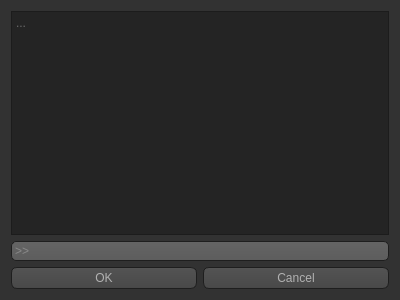
<?xml version="1.0" encoding="UTF-8"?>
<ui version="4.0">
 <class>Form</class>
 <widget class="QWidget" name="Form">
  <property name="geometry">
   <rect>
    <x>0</x>
    <y>0</y>
    <width>400</width>
    <height>300</height>
   </rect>
  </property>
  <property name="windowTitle">
   <string>Form</string>
  </property>
  <property name="styleSheet">
   <string notr="true">QToolTip
{
     border: 1px solid black;
     background-color: #ffa02f;
     padding: 1px;
     border-radius: 3px;
     opacity: 100;
}

QWidget
{
    color: #b1b1b1;
    background-color: #323232;
}

QWidget:item:hover
{
    background-color: QLinearGradient( x1: 0, y1: 0, x2: 0, y2: 1, stop: 0 #ffa02f, stop: 1 #ca0619);
    color: #000000;
}

QWidget:item:selected
{
    background-color: QLinearGradient( x1: 0, y1: 0, x2: 0, y2: 1, stop: 0 #ffa02f, stop: 1 #d7801a);
}

QMenuBar::item
{
    background: transparent;
}

QMenuBar::item:selected
{
    background: transparent;
    border: 1px solid #ffaa00;
}

QMenuBar::item:pressed
{
    background: #444;
    border: 1px solid #000;
    background-color: QLinearGradient(
        x1:0, y1:0,
        x2:0, y2:1,
        stop:1 #212121,
        stop:0.4 #343434/*,
        stop:0.2 #343434,
        stop:0.1 #ffaa00*/
    );
    margin-bottom:-1px;
    padding-bottom:1px;
}

QMenu
{
    border: 1px solid #000;
}

QMenu::item
{
    padding: 2px 20px 2px 20px;
}

QMenu::item:selected
{
    color: #000000;
}

QWidget:disabled
{
    color: #404040;
    background-color: #323232;
}

QAbstractItemView
{
    background-color: QLinearGradient( x1: 0, y1: 0, x2: 0, y2: 1, stop: 0 #4d4d4d, stop: 0.1 #646464, stop: 1 #5d5d5d);
}

QWidget:focus
{
    /*border: 2px solid QLinearGradient( x1: 0, y1: 0, x2: 0, y2: 1, stop: 0 #ffa02f, stop: 1 #d7801a);*/
}

QLineEdit
{
    background-color: QLinearGradient( x1: 0, y1: 0, x2: 0, y2: 1, stop: 0 #4d4d4d, stop: 0 #646464, stop: 1 #5d5d5d);
    padding: 1px;
    border-style: solid;
    border: 1px solid #1e1e1e;
    border-radius: 5;
}

QPushButton
{
    color: #b1b1b1;
    background-color: QLinearGradient( x1: 0, y1: 0, x2: 0, y2: 1, stop: 0 #565656, stop: 0.1 #525252, stop: 0.5 #4e4e4e, stop: 0.9 #4a4a4a, stop: 1 #464646);
    border-width: 1px;
    border-color: #1e1e1e;
    border-style: solid;
    border-radius: 6;
    padding: 3px;
    font-size: 12px;
    padding-left: 5px;
    padding-right: 5px;
}

QPushButton:pressed
{
    background-color: QLinearGradient( x1: 0, y1: 0, x2: 0, y2: 1, stop: 0 #2d2d2d, stop: 0.1 #2b2b2b, stop: 0.5 #292929, stop: 0.9 #282828, stop: 1 #252525);
}

QComboBox
{
    selection-background-color: #ffaa00;
    background-color: QLinearGradient( x1: 0, y1: 0, x2: 0, y2: 1, stop: 0 #565656, stop: 0.1 #525252, stop: 0.5 #4e4e4e, stop: 0.9 #4a4a4a, stop: 1 #464646);
    border-style: solid;
    border: 1px solid #1e1e1e;
    border-radius: 5;
}

QComboBox:hover,QPushButton:hover
{
    border: 2px solid QLinearGradient( x1: 0, y1: 0, x2: 0, y2: 1, stop: 0 #ffa02f, stop: 1 #d7801a);
}


QComboBox:on
{
    padding-top: 3px;
    padding-left: 4px;
    background-color: QLinearGradient( x1: 0, y1: 0, x2: 0, y2: 1, stop: 0 #2d2d2d, stop: 0.1 #2b2b2b, stop: 0.5 #292929, stop: 0.9 #282828, stop: 1 #252525);
    selection-background-color: #ffaa00;
}

QComboBox QAbstractItemView
{
    border: 2px solid darkgray;
    selection-background-color: QLinearGradient( x1: 0, y1: 0, x2: 0, y2: 1, stop: 0 #ffa02f, stop: 1 #d7801a);
}

QComboBox::drop-down
{
     subcontrol-origin: padding;
     subcontrol-position: top right;
     width: 15px;

     border-left-width: 0px;
     border-left-color: darkgray;
     border-left-style: solid; /* just a single line */
     border-top-right-radius: 3px; /* same radius as the QComboBox */
     border-bottom-right-radius: 3px;
 }

QComboBox::down-arrow
{
     image: url(:/down_arrow.png);
}

QGroupBox:focus
{
border: 2px solid QLinearGradient( x1: 0, y1: 0, x2: 0, y2: 1, stop: 0 #ffa02f, stop: 1 #d7801a);
}

QTextEdit:focus
{
    border: 2px solid QLinearGradient( x1: 0, y1: 0, x2: 0, y2: 1, stop: 0 #ffa02f, stop: 1 #d7801a);
}

QScrollBar:horizontal {
     border: 1px solid #222222;
     background: QLinearGradient( x1: 0, y1: 0, x2: 0, y2: 1, stop: 0.0 #121212, stop: 0.2 #282828, stop: 1 #484848);
     height: 7px;
     margin: 0px 16px 0 16px;
}

QScrollBar::handle:horizontal
{
      background: QLinearGradient( x1: 0, y1: 0, x2: 1, y2: 0, stop: 0 #ffa02f, stop: 0.5 #d7801a, stop: 1 #ffa02f);
      min-height: 20px;
      border-radius: 2px;
}

QScrollBar::add-line:horizontal {
      border: 1px solid #1b1b19;
      border-radius: 2px;
      background: QLinearGradient( x1: 0, y1: 0, x2: 1, y2: 0, stop: 0 #ffa02f, stop: 1 #d7801a);
      width: 14px;
      subcontrol-position: right;
      subcontrol-origin: margin;
}

QScrollBar::sub-line:horizontal {
      border: 1px solid #1b1b19;
      border-radius: 2px;
      background: QLinearGradient( x1: 0, y1: 0, x2: 1, y2: 0, stop: 0 #ffa02f, stop: 1 #d7801a);
      width: 14px;
     subcontrol-position: left;
     subcontrol-origin: margin;
}

QScrollBar::right-arrow:horizontal, QScrollBar::left-arrow:horizontal
{
      border: 1px solid black;
      width: 1px;
      height: 1px;
      background: white;
}

QScrollBar::add-page:horizontal, QScrollBar::sub-page:horizontal
{
      background: none;
}

QScrollBar:vertical
{
      background: QLinearGradient( x1: 0, y1: 0, x2: 1, y2: 0, stop: 0.0 #121212, stop: 0.2 #282828, stop: 1 #484848);
      width: 7px;
      margin: 16px 0 16px 0;
      border: 1px solid #222222;
}

QScrollBar::handle:vertical
{
      background: QLinearGradient( x1: 0, y1: 0, x2: 0, y2: 1, stop: 0 #ffa02f, stop: 0.5 #d7801a, stop: 1 #ffa02f);
      min-height: 20px;
      border-radius: 2px;
}

QScrollBar::add-line:vertical
{
      border: 1px solid #1b1b19;
      border-radius: 2px;
      background: QLinearGradient( x1: 0, y1: 0, x2: 0, y2: 1, stop: 0 #ffa02f, stop: 1 #d7801a);
      height: 14px;
      subcontrol-position: bottom;
      subcontrol-origin: margin;
}

QScrollBar::sub-line:vertical
{
      border: 1px solid #1b1b19;
      border-radius: 2px;
      background: QLinearGradient( x1: 0, y1: 0, x2: 0, y2: 1, stop: 0 #d7801a, stop: 1 #ffa02f);
      height: 14px;
      subcontrol-position: top;
      subcontrol-origin: margin;
}

QScrollBar::up-arrow:vertical, QScrollBar::down-arrow:vertical
{
      border: 1px solid black;
      width: 1px;
      height: 1px;
      background: white;
}


QScrollBar::add-page:vertical, QScrollBar::sub-page:vertical
{
      background: none;
}

QTextEdit
{
    background-color: #242424;
}

QPlainTextEdit
{
    background-color: #242424;
}

QHeaderView::section
{
    background-color: QLinearGradient(x1:0, y1:0, x2:0, y2:1, stop:0 #616161, stop: 0.5 #505050, stop: 0.6 #434343, stop:1 #656565);
    color: white;
    padding-left: 4px;
    border: 1px solid #6c6c6c;
}

QCheckBox:disabled
{
color: #414141;
}

QDockWidget::title
{
    text-align: center;
    spacing: 3px; /* spacing between items in the tool bar */
    background-color: QLinearGradient(x1:0, y1:0, x2:0, y2:1, stop:0 #323232, stop: 0.5 #242424, stop:1 #323232);
}

QDockWidget::close-button, QDockWidget::float-button
{
    text-align: center;
    spacing: 1px; /* spacing between items in the tool bar */
    background-color: QLinearGradient(x1:0, y1:0, x2:0, y2:1, stop:0 #323232, stop: 0.5 #242424, stop:1 #323232);
}

QDockWidget::close-button:hover, QDockWidget::float-button:hover
{
    background: #242424;
}

QDockWidget::close-button:pressed, QDockWidget::float-button:pressed
{
    padding: 1px -1px -1px 1px;
}

QMainWindow::separator
{
    background-color: QLinearGradient(x1:0, y1:0, x2:0, y2:1, stop:0 #161616, stop: 0.5 #151515, stop: 0.6 #212121, stop:1 #343434);
    color: white;
    padding-left: 4px;
    border: 1px solid #4c4c4c;
    spacing: 3px; /* spacing between items in the tool bar */
}

QMainWindow::separator:hover
{

    background-color: QLinearGradient(x1:0, y1:0, x2:0, y2:1, stop:0 #d7801a, stop:0.5 #b56c17 stop:1 #ffa02f);
    color: white;
    padding-left: 4px;
    border: 1px solid #6c6c6c;
    spacing: 3px; /* spacing between items in the tool bar */
}

QToolBar::handle
{
     spacing: 3px; /* spacing between items in the tool bar */
     background: url(:/images/handle.png);
}

QMenu::separator
{
    height: 2px;
    background-color: QLinearGradient(x1:0, y1:0, x2:0, y2:1, stop:0 #161616, stop: 0.5 #151515, stop: 0.6 #212121, stop:1 #343434);
    color: white;
    padding-left: 4px;
    margin-left: 10px;
    margin-right: 5px;
}

QProgressBar
{
    border: 2px solid grey;
    border-radius: 5px;
    text-align: center;
}

QProgressBar::chunk
{
    background-color: #d7801a;
    width: 2.15px;
    margin: 0.5px;
}

QTabBar::tab {
    color: #b1b1b1;
    border: 1px solid #444;
    border-bottom-style: none;
    background-color: #323232;
    padding-left: 10px;
    padding-right: 10px;
    padding-top: 3px;
    padding-bottom: 2px;
    margin-right: -1px;
}

QTabWidget::pane {
    border: 1px solid #444;
    top: 1px;
}

QTabBar::tab:last
{
    margin-right: 0; /* the last selected tab has nothing to overlap with on the right */
    border-top-right-radius: 3px;
}

QTabBar::tab:first:!selected
{
 margin-left: 0px; /* the last selected tab has nothing to overlap with on the right */


    border-top-left-radius: 3px;
}

QTabBar::tab:!selected
{
    color: #b1b1b1;
    border-bottom-style: solid;
    margin-top: 3px;
    background-color: QLinearGradient(x1:0, y1:0, x2:0, y2:1, stop:1 #212121, stop:.4 #343434);
}

QTabBar::tab:selected
{
    border-top-left-radius: 3px;
    border-top-right-radius: 3px;
    margin-bottom: 0px;
}

QTabBar::tab:!selected:hover
{
    /*border-top: 2px solid #ffaa00;
    padding-bottom: 3px;*/
    border-top-left-radius: 3px;
    border-top-right-radius: 3px;
    background-color: QLinearGradient(x1:0, y1:0, x2:0, y2:1, stop:1 #212121, stop:0.4 #343434, stop:0.2 #343434, stop:0.1 #ffaa00);
}

QRadioButton::indicator:checked, QRadioButton::indicator:unchecked{
    color: #b1b1b1;
    background-color: #323232;
    border: 1px solid #b1b1b1;
    border-radius: 6px;
}

QRadioButton::indicator:checked
{
    background-color: qradialgradient(
        cx: 0.5, cy: 0.5,
        fx: 0.5, fy: 0.5,
        radius: 1.0,
        stop: 0.25 #ffaa00,
        stop: 0.3 #323232
    );
}

QCheckBox::indicator{
    color: #b1b1b1;
    background-color: #323232;
    border: 1px solid #b1b1b1;
    width: 9px;
    height: 9px;
}

QRadioButton::indicator
{
    border-radius: 6px;
}

QRadioButton::indicator:hover, QCheckBox::indicator:hover
{
    border: 1px solid #ffaa00;
}

QCheckBox::indicator:checked
{
    image:url(:/images/checkbox.png);
}

QCheckBox::indicator:disabled, QRadioButton::indicator:disabled
{
    border: 1px solid #444;
}</string>
  </property>
  <layout class="QGridLayout" name="gridLayout_2">
   <item row="0" column="0">
    <widget class="QTextBrowser" name="textBrowser">
     <property name="placeholderText">
      <string>...</string>
     </property>
    </widget>
   </item>
   <item row="2" column="0">
    <layout class="QHBoxLayout" name="horizontalLayout">
     <item>
      <widget class="QPushButton" name="pushButton_2">
       <property name="text">
        <string>OK</string>
       </property>
      </widget>
     </item>
     <item>
      <widget class="QPushButton" name="pushButton">
       <property name="text">
        <string>Cancel</string>
       </property>
      </widget>
     </item>
    </layout>
   </item>
   <item row="1" column="0">
    <widget class="QLineEdit" name="lineEdit">
     <property name="placeholderText">
      <string>&gt;&gt;</string>
     </property>
    </widget>
   </item>
  </layout>
 </widget>
 <resources/>
 <connections/>
</ui>
